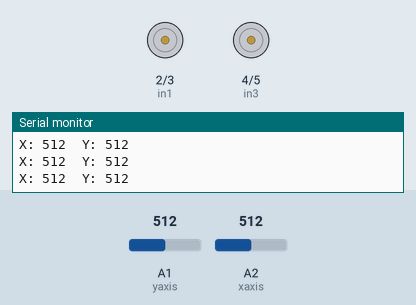
Simulated run of this sketch. Board: Arduino Uno, built with avr-gcc and run on an emulated ATmega328P. Parts: motor-driver pin pairs drawn as motors (green arrow = first pin HIGH = forward, orange = second pin HIGH = backward, longer = more drive), the last lines printed to the serial monitor. The test bench sets the inputs (shaded band); at power-on: A1 (yaxis) = 512, A2 (xaxis) = 512.

Above: at 1.2 s.
1.3 s: A1 (yaxis) set to 472
4.3 s: A1 (yaxis) set to 446
At 5.0 s:
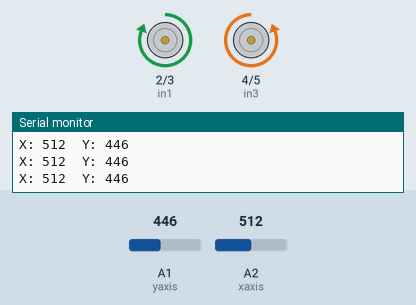
5.8 s: A2 (xaxis) set to 558
7.3 s: A2 (xaxis) set to 587
At 7.7 s:
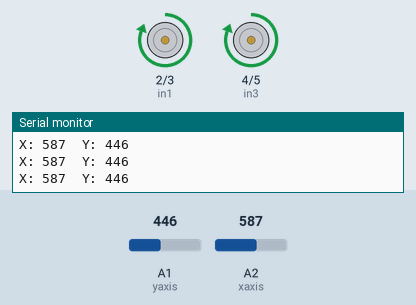
8.8 s: A2 (xaxis) set to 0
At 9.9 s:
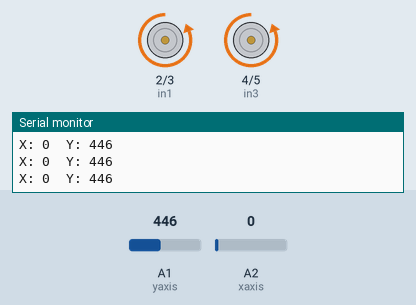
Timing chart, 0 to 11.3 s (numbered marks = the images above; inputs shaded):
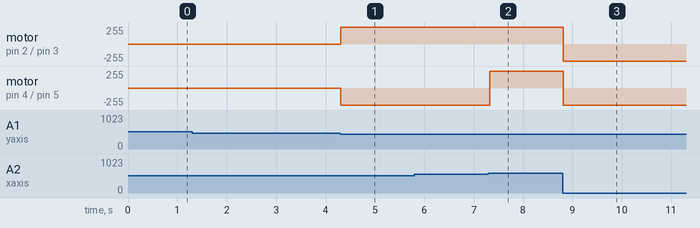

Measured:
- the behaviour switches between 454 and 453 on A1 (yaxis) (found by bisection; images 0 and 1)
- the behaviour switches between 570 and 571 on A2 (xaxis) (found by bisection; images 1 and 2)
- after the input at 4.3 s, motor on pin 2 (in1) / pin 3 (in2): stopped → forward 255/255 at once; motor on pin 4 (in3) / pin 5 (in4): stopped → backward 255/255 at once
- after the input at 7.3 s, motor on pin 4 (in3) / pin 5 (in4): backward 255/255 → forward 255/255 at once
- after the input at 8.8 s, motor on pin 2 (in1) / pin 3 (in2), motor on pin 4 (in3) / pin 5 (in4): forward 255/255 → backward 255/255 at once

The sketch:

433MHz_tx_bot_00.ino
```cpp
#define xaxis A2    //defining the A2 pin as X Axis input
#define yaxis A1    //defining the A1 pin as Y Axis input

//defining the digital I/O pins
#define in1 2
#define in2 3
#define in3 4
#define in4 5

#define X 520
#define Y 504

long int x,y;   //declaring tow long integer type variable to store X & Y axis value

void setup()
{
  //pinMode(xaxis, INPUT);
  //pinMode(yaxis, INPUT);

  //declaring the digital I/O pins as output
  pinMode(in1, OUTPUT);
  pinMode(in2, OUTPUT);
  pinMode(in3, OUTPUT);
  pinMode(in4, OUTPUT);

  //initially setting the output pins to LOW
  digitalWrite(in1, 0);
  digitalWrite(in2, 0);
  digitalWrite(in3, 0);
  digitalWrite(in4, 0);

  Serial.begin(9600);
}

void loop()
{


  x=analogRead(xaxis);    //reading the xaxis and storing the value to x variable
  Serial.print("X: ");
  Serial.print(x);
  Serial.print("\t");

  y=analogRead(yaxis);    //reading the yaxis and storing the value to y variable
  Serial.print("Y: ");
  Serial.print(y);
  Serial.println(" ");

  //if xaxis value is greater than 520 & lesser than 1023, the going forward
  if(x>(X+50) && x<=1024)
  {
    digitalWrite(in1, 1);
    digitalWrite(in2, 0);

    digitalWrite(in3, 1);
    digitalWrite(in4, 0);

  }

   //if xaxis value is lesser than 520 & greater than 0, the going backward
  else if(x<(X-50) && x>=0)
  {
    digitalWrite(in1, 0);
    digitalWrite(in2, 1);

    digitalWrite(in3, 0);
    digitalWrite(in4, 1);
  }

   //if yaxis value is greater than 504 & lesser than 1023, the going rightward
  else if(y>(Y+50) && y<=1024)
  {
    digitalWrite(in1, 0);
    digitalWrite(in2, 1);

    digitalWrite(in3, 1);
    digitalWrite(in4, 0);
  }

   //if yaxis value is lesser than 504 & greater than 0, the going leftward
  else if(y<(Y-50) && y>=0)
  {
    digitalWrite(in1, 1);
    digitalWrite(in2, 0);

    digitalWrite(in3, 0);
    digitalWrite(in4, 1);
  }

  //if xaxis value is equal to 520 & yaxis value is equal to 504, then motion is stopped
  else
  {
    digitalWrite(in1, 0);
    digitalWrite(in2, 0);
    digitalWrite(in3, 0);
    digitalWrite(in4, 0);
  }
  delay(8);
}
```
